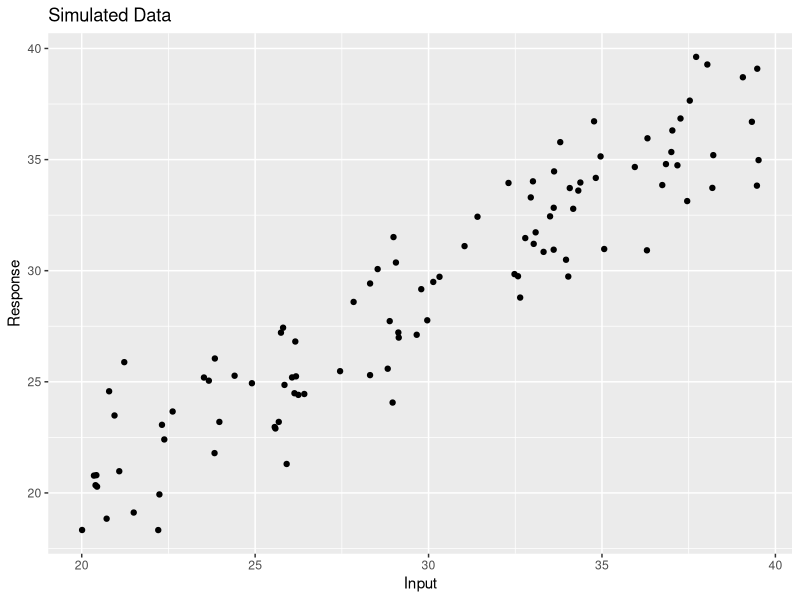
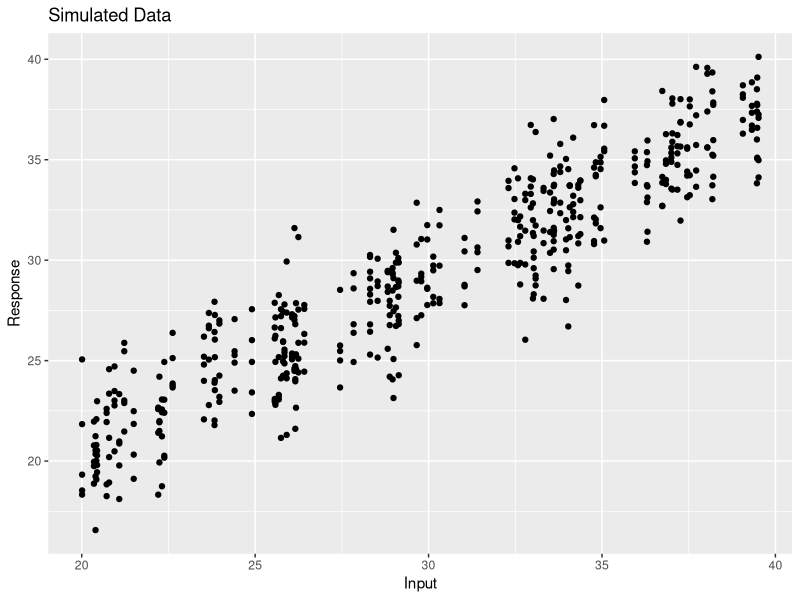

Here is the R script that generated these plots, in order: (Note: this script raises an error after producing the figures.)
## ---- chunk 1
set.seed(2024) # Set seed for reproducibility

# Simulate data
x <- runif(n = 100, min = 20, max = 40)   # input/predictor

errors <- replicate(10, rnorm(n = 100, mean = 0, sd = 2))  # error terms
a <- 3
b <- 0.87
fx <- a + (b * x)  # true function

# Generate observed responses
responses <- fx + errors

# Create a data frame
training_data <- data.frame(inp = x, true_form = fx, responses)
# FROM NOW, WE CAN CALL THIS DATASET 'TRAINING_DATA' SINCE WE ARE GOING TO BUILD OUR MODELS BASED ON THESE

# GENERATE A 'TEST_DATA' WITH NEW X'S, AND CORRESPONDING FX'S AND Y'S
# JUST ONE SET OF DATA WITH SAY 100 OBSERVATIONS (SAME CODE AS IN LINES 8-16, EXCEPT YOU WOULD REPLICATE ONLY ONCE, PROBABLY NEED TO USE A DIFFERENT SEED FOR THAT)
# SEE COMMENTS ON LINES 44, 48, 50, 54-55, 71

set.seed(202) 
xtest <- runif(n = 100, min = 20, max = 40)   
error_test <- rnorm(n = 100, mean = 0, sd = 2)
fxtest <- a + (b * xtest)  # true function
response_test <- fxtest + error_test

# Create test data frame
test_data <- data.frame(inp = xtest, true_form = fxtest, response = response_test)

# Rename response columns for easier reference
colnames(training_data)[3:12] <- paste0("response", 1:10)

# Plot one of the data sets for visualization
library(ggplot2)
ggplot(data = training_data) + 
  geom_point(aes(x = inp, y = response1)) +
  labs(title = "Simulated Data", x = "Input", y = "Response")

# Polynomial degrees to fit
degrees <- c(1, 2, 3, 4)

# Initialize a data frame to store bias and variance for each degree
bias_var_df <- data.frame(degree = integer(), bias_sq = numeric(), variance = numeric())

for (d in degrees) {
  # Store predictions for each degree
  preds <- matrix(nrow = 100, ncol = 10)
  # IF YOU GENERATE OTHER THAN 100 TEST OBSERVATIONS, YOU WOULD NEED TO ADJUST THE nrow VALUE
  
  for (i in 1:10) {
    model <- lm(training_data[[paste0("response", i)]] ~ poly(inp, degree = d, raw = TRUE), data = training_data)
    # BUILD YOUR MODELS ON THE TRAINING DATA JUST AS YOU HAVE DONE HERE (NO CHANGES NEEDED)
    preds[, i] <- predict(model, newdata = data.frame(inp = test_data$inp))
    # NOW YOU WOULD PREDICT ON TEST DATA, CHANGE NEWDATA PIECE
    
  }
  
  # THE FOLLOWING CALCULATIONS OF E_y_hat AND V_y_hat REMAIN SAME
  # THE TRUE FORM NOW NEEDS TO COME FROM THE TEST DATA WHILE CALCULATING bias_squared
  # Calculate bias squared
  E_y_hat <- apply(preds, 1, mean)
  bias_squared <- (E_y_hat - test_data$true_form)^2
  mean_bias_squared <- mean(bias_squared)
  
  # Calculate variance
  V_y_hat <- apply(preds, 1, var)
  mean_variance <- mean(V_y_hat)
  
  # Append results to data frame
  bias_var_df <- rbind(bias_var_df, data.frame(degree = d, bias_sq = mean_bias_squared, variance = mean_variance))
}

print(bias_var_df)

# SINCE YOU HAVE ALREADY AUTOMATED YOUR PROCESS USING A LOOP (GREAT JOB WITH THAT), CAN YOU NOW TRY WITH SAY 300 REPLICATED DATASETS INSTEAD OF 10? I WILL LET YOU THINK ABOUT WHAT NEEDS TO CHANGE FOR THAT

## ---- chunk 2
set.seed(2024) # Set seed for reproducibility

# Simulate data
x <- runif(n = 100, min = 20, max = 40)   # input/predictor

# Generate 300 sets of errors
errors <- replicate(300, rnorm(n = 500, mean = 0, sd = 2))  # error terms
a <- 3
b <- 0.87
fx <- a + (b * x)  # true function

# Generate observed responses
responses <- fx + errors

# Create a data frame
training_data <- data.frame(inp = x, true_form = fx, responses)

set.seed(2025) 
xtest <- runif(n = 500, min = 20, max = 40)   
error_test <- rnorm(n = 500, mean = 0, sd = 2)
fxtest <- a + (b * xtest)  # true function
response_test <- fxtest + error_test

# Create test data frame
test_data <- data.frame(inp = xtest, true_form = fxtest, response = response_test)

# Rename response columns for easier reference
colnames(training_data)[3:(3 + 299)] <- paste0("response", 1:300)

# Plot one of the data sets for visualization
library(ggplot2)
ggplot(data = training_data) + 
  geom_point(aes(x = inp, y = response1)) +
  labs(title = "Simulated Data", x = "Input", y = "Response")

# Polynomial degrees to fit
degrees <- c(1, 2, 3, 4)

# Initialize a data frame to store bias and variance for each degree
bias_var_df <- data.frame(degree = integer(), bias_sq = numeric(), variance = numeric())

for (d in degrees) {
  # Store predictions for each degree
  preds <- matrix(nrow = 100, ncol = 300)
  for (i in 1:300) {
    model <- lm(training_data[[paste0("response", i)]] ~ poly(inp, degree = d, raw = TRUE), data = training_data)
    # Build models on the training data
    test_preds[, i] <- predict(model, newdata = data.frame(inp = test_data$inp))
    training_preds[, i] <- predict(model, newdata = data.frame(inp = training_data$inp))
  }
  
  # Calculate bias squared
  E_y_hat <- apply(preds, 1, mean)
  bias_squared <- (E_y_hat - test_data$true_form)^2
  mean_bias_squared <- mean(bias_squared)
  
  # Calculate variance
  V_y_hat <- apply(preds, 1, var)
  mean_variance <- mean(V_y_hat)
  
  # Append results to data frame
  bias_var_df <- rbind(bias_var_df, data.frame(degree = d, bias_sq = mean_bias_squared, variance = mean_variance))
}

print(bias_var_df)

#save files into a folder
#calculate avg test error = bias_sq + variance + sq. of the noise being used i.e 2
#MSE for training datasets, take average to find mean MSE (avg training error)
#line plot for the two errors x = degree, y = MSE
# do it for fx <- a + (b * x^2) + (c * x^3) 
#users can choose the number of training data points. 100, 400, 700, 1000
#1 scatterplot of original data/ first replicated dataset, 2 bar graphs for bias and variance, line plot with errors with diff colors
## ---- chunk 3
library(ggplot2)
library(tidyr)

# Set up the data for plotting
bias_var_long <- pivot_longer(bias_var_df, cols = c("bias_sq", "variance"), names_to = "type", values_to = "value")

# Plot the bar graph
ggplot(bias_var_long, aes(x = factor(degree), y = value, fill = type)) + 
  geom_bar(stat = "identity", position = "dodge") +
  labs(title = "Bias-Variance Tradeoff", x = "Polynomial Degree", y = "Value") +
  scale_fill_manual(values = c("bias_sq" = "blue", "variance" = "red"), 
                    labels = c("Bias Squared", "Variance")) +
  theme_minimal() +
  theme(legend.title = element_blank())

